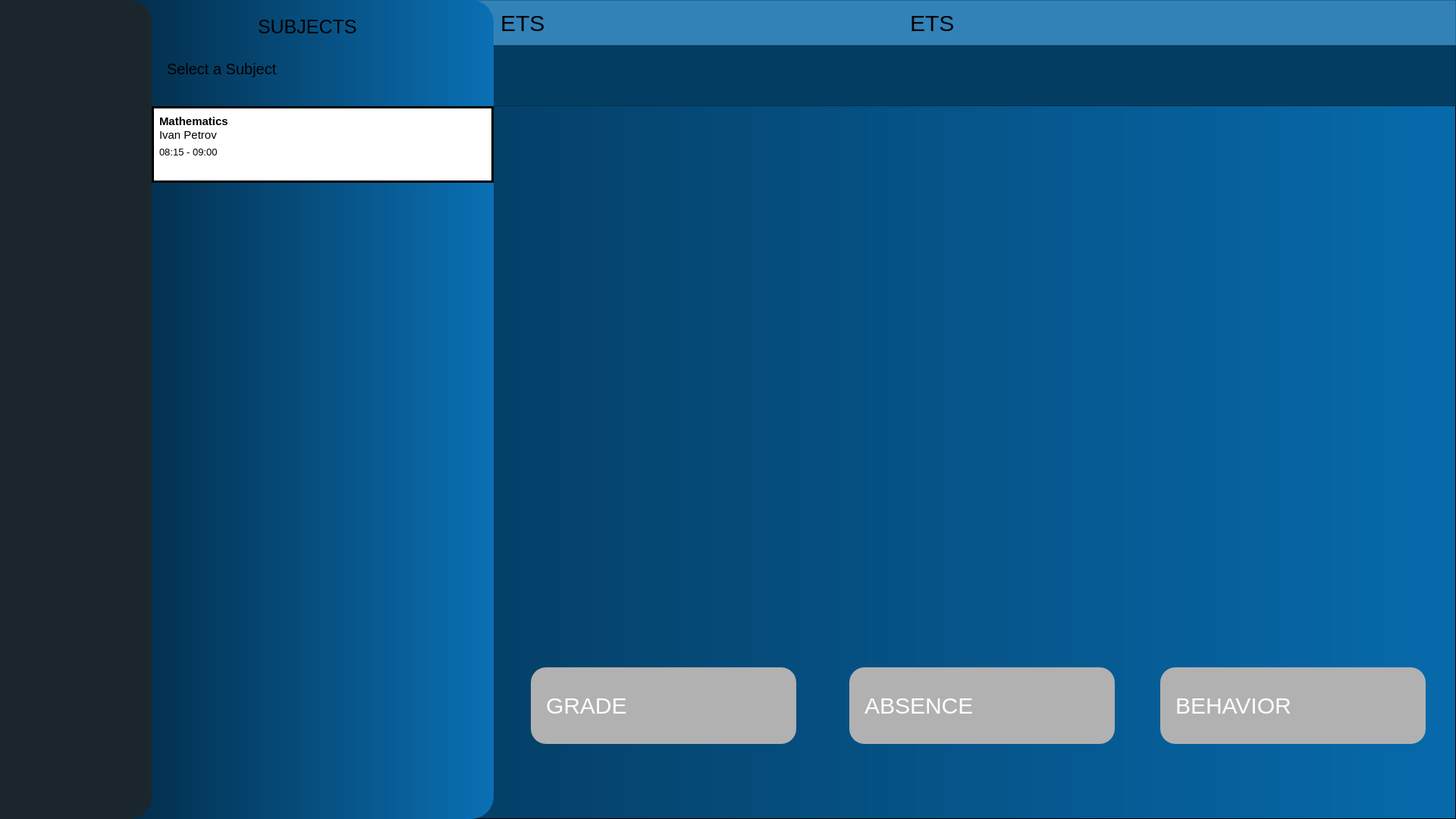
<?xml version="1.0" encoding="UTF-8"?>
<ui version="4.0">
 <class>Dialog</class>
 <widget class="QDialog" name="Dialog">
  <property name="geometry">
   <rect>
    <x>0</x>
    <y>0</y>
    <width>1920</width>
    <height>1080</height>
   </rect>
  </property>
  <property name="windowTitle">
   <string>Dialog</string>
  </property>
  <widget class="QListWidget" name="sideNavbar">
   <property name="geometry">
    <rect>
     <x>0</x>
     <y>0</y>
     <width>200</width>
     <height>1080</height>
    </rect>
   </property>
   <property name="styleSheet">
    <string notr="true">background-color: rgb(27, 38, 44);
border-top-right-radius: 30px;    
border-bottom-right-radius: 30px;</string>
   </property>
   <property name="alternatingRowColors">
    <bool>false</bool>
   </property>
   <property name="resizeMode">
    <enum>QListView::Adjust</enum>
   </property>
  </widget>
  <widget class="QListView" name="subjecstBar">
   <property name="geometry">
    <rect>
     <x>0</x>
     <y>0</y>
     <width>651</width>
     <height>1080</height>
    </rect>
   </property>
   <property name="styleSheet">
    <string notr="true">background: qlineargradient(x1:0, x1:0, y2:0, x2:1, stop:0 #011523, stop:1 #0A70B5);
border-top-right-radius: 30px;    
border-bottom-right-radius: 30px;</string>
   </property>
  </widget>
  <widget class="QListView" name="bagraund">
   <property name="geometry">
    <rect>
     <x>0</x>
     <y>0</y>
     <width>1920</width>
     <height>1080</height>
    </rect>
   </property>
   <property name="styleSheet">
    <string notr="true">background: qlineargradient(x1:0, x1:0, y2:0, x2:1, stop:0 #032B46, stop:1 #076AAC);
</string>
   </property>
  </widget>
  <widget class="QPushButton" name="gardeButton">
   <property name="geometry">
    <rect>
     <x>700</x>
     <y>880</y>
     <width>350</width>
     <height>101</height>
    </rect>
   </property>
   <property name="styleSheet">
    <string notr="true">background-color: rgb(177, 177, 177);
color: rgb(255, 255, 255);

text-align: left;
border-radius: 20px; 

font-size:30px;
padding: 20px;</string>
   </property>
   <property name="text">
    <string>GRADE</string>
   </property>
  </widget>
  <widget class="QPushButton" name="absenceButton">
   <property name="geometry">
    <rect>
     <x>1120</x>
     <y>880</y>
     <width>350</width>
     <height>101</height>
    </rect>
   </property>
   <property name="styleSheet">
    <string notr="true">background-color: rgb(177, 177, 177);
color: rgb(255, 255, 255);

text-align: left;
border-radius: 20px; 

font-size:30px;
padding: 20px;</string>
   </property>
   <property name="text">
    <string>ABSENCE</string>
   </property>
  </widget>
  <widget class="QPushButton" name="behaviorButton">
   <property name="geometry">
    <rect>
     <x>1530</x>
     <y>880</y>
     <width>350</width>
     <height>101</height>
    </rect>
   </property>
   <property name="styleSheet">
    <string notr="true">background-color: rgb(177, 177, 177);
color: rgb(255, 255, 255);

text-align: left;
border-radius: 20px; 

font-size:30px;
padding: 20px;</string>
   </property>
   <property name="text">
    <string>BEHAVIOR</string>
   </property>
  </widget>
  <widget class="QListView" name="ETSLIne">
   <property name="geometry">
    <rect>
     <x>0</x>
     <y>0</y>
     <width>1920</width>
     <height>60</height>
    </rect>
   </property>
   <property name="styleSheet">
    <string notr="true">background-color: rgb(50, 130, 184);</string>
   </property>
  </widget>
  <widget class="QLabel" name="ETS_2">
   <property name="geometry">
    <rect>
     <x>660</x>
     <y>0</y>
     <width>181</width>
     <height>60</height>
    </rect>
   </property>
   <property name="styleSheet">
    <string notr="true">font-size: 30px;
</string>
   </property>
   <property name="text">
    <string>ETS</string>
   </property>
  </widget>
  <widget class="QLabel" name="ETS_1">
   <property name="geometry">
    <rect>
     <x>1200</x>
     <y>0</y>
     <width>181</width>
     <height>60</height>
    </rect>
   </property>
   <property name="styleSheet">
    <string notr="true">font-size: 30px;
</string>
   </property>
   <property name="text">
    <string>ETS</string>
   </property>
  </widget>
  <widget class="QListView" name="ETSLIne_2">
   <property name="geometry">
    <rect>
     <x>0</x>
     <y>60</y>
     <width>1920</width>
     <height>80</height>
    </rect>
   </property>
   <property name="styleSheet">
    <string notr="true">background-color: rgb(4, 61, 98);</string>
   </property>
  </widget>
  <widget class="QLabel" name="SUBJECTS">
   <property name="geometry">
    <rect>
     <x>340</x>
     <y>10</y>
     <width>201</width>
     <height>51</height>
    </rect>
   </property>
   <property name="styleSheet">
    <string notr="true">font-size: 25px;
</string>
   </property>
   <property name="text">
    <string>SUBJECTS</string>
   </property>
  </widget>
  <widget class="QLabel" name="SSUBJECTS">
   <property name="geometry">
    <rect>
     <x>220</x>
     <y>60</y>
     <width>171</width>
     <height>61</height>
    </rect>
   </property>
   <property name="styleSheet">
    <string notr="true">font-size: 20px;
</string>
   </property>
   <property name="text">
    <string>Select a Subject </string>
   </property>
  </widget>
  <widget class="QListView" name="listView">
   <property name="geometry">
    <rect>
     <x>200</x>
     <y>140</y>
     <width>451</width>
     <height>101</height>
    </rect>
   </property>
   <property name="styleSheet">
    <string notr="true">background-color: rgb(255, 255, 255);
border: 3px solid  rgb(0, 0, 0);</string>
   </property>
  </widget>
  <widget class="QLabel" name="label">
   <property name="geometry">
    <rect>
     <x>210</x>
     <y>150</y>
     <width>141</width>
     <height>21</height>
    </rect>
   </property>
   <property name="font">
    <font>
     <pointsize>-1</pointsize>
     <italic>true</italic>
     <bold>true</bold>
    </font>
   </property>
   <property name="styleSheet">
    <string notr="true">font-size: 25px;
color: rgb(0, 0, 0);</string>
   </property>
   <property name="text">
    <string>&lt;!DOCTYPE HTML PUBLIC &quot;-//W3C//DTD HTML 4.0//EN&quot; &quot;http://www.w3.org/TR/REC-html40/strict.dtd&quot;&gt;
&lt;html&gt;&lt;head&gt;&lt;meta name=&quot;qrichtext&quot; content=&quot;1&quot; /&gt;&lt;meta charset=&quot;utf-8&quot; /&gt;&lt;style type=&quot;text/css&quot;&gt;
p, li { white-space: pre-wrap; }
hr { height: 1px; border-width: 0; }
li.unchecked::marker { content: &quot;\2610&quot;; }
li.checked::marker { content: &quot;\2612&quot;; }
&lt;/style&gt;&lt;/head&gt;&lt;body style=&quot; font-family:'Segoe UI'; font-size:25px; font-weight:700; font-style:italic;&quot;&gt;
&lt;p style=&quot; margin-top:0px; margin-bottom:0px; margin-left:0px; margin-right:0px; -qt-block-indent:0; text-indent:0px;&quot;&gt;&lt;span style=&quot; font-size:11pt; font-style:normal;&quot;&gt;Mathematics&lt;/span&gt;&lt;/p&gt;&lt;/body&gt;&lt;/html&gt;</string>
   </property>
  </widget>
  <widget class="QLabel" name="label_2">
   <property name="geometry">
    <rect>
     <x>210</x>
     <y>170</y>
     <width>81</width>
     <height>16</height>
    </rect>
   </property>
   <property name="styleSheet">
    <string notr="true">font-size: 15px;
</string>
   </property>
   <property name="text">
    <string>Ivan Petrov</string>
   </property>
  </widget>
  <widget class="QLabel" name="label_3">
   <property name="geometry">
    <rect>
     <x>210</x>
     <y>190</y>
     <width>91</width>
     <height>21</height>
    </rect>
   </property>
   <property name="styleSheet">
    <string notr="true">font-size: 13px;
color: rgb(0, 0, 0);</string>
   </property>
   <property name="text">
    <string>08:15 - 09:00</string>
   </property>
  </widget>
  <zorder>bagraund</zorder>
  <zorder>gardeButton</zorder>
  <zorder>absenceButton</zorder>
  <zorder>behaviorButton</zorder>
  <zorder>ETSLIne</zorder>
  <zorder>ETS_2</zorder>
  <zorder>ETS_1</zorder>
  <zorder>ETSLIne_2</zorder>
  <zorder>subjecstBar</zorder>
  <zorder>sideNavbar</zorder>
  <zorder>SUBJECTS</zorder>
  <zorder>SSUBJECTS</zorder>
  <zorder>listView</zorder>
  <zorder>label</zorder>
  <zorder>label_2</zorder>
  <zorder>label_3</zorder>
 </widget>
 <resources/>
 <connections/>
</ui>
